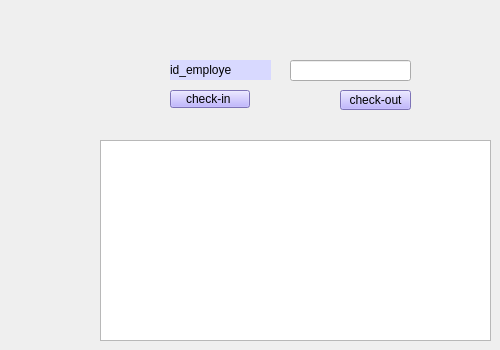
      <widget class="QWidget" name="tab_23">
       <attribute name="title">
        <string>presence</string>
       </attribute>
       <widget class="QPushButton" name="btn_checkin_2">
        <property name="geometry">
         <rect>
          <x>170</x>
          <y>90</y>
          <width>80</width>
          <height>18</height>
         </rect>
        </property>
        <property name="styleSheet">
         <string notr="true">font: 700 italic 9pt &quot;Segoe UI&quot;;
background-color:rgb(175, 161, 255);
color: rgb(0, 0, 0);
</string>
        </property>
        <property name="text">
         <string>check-in </string>
        </property>
       </widget>
       <widget class="QPushButton" name="btn_checkout_2">
        <property name="geometry">
         <rect>
          <x>340</x>
          <y>90</y>
          <width>71</width>
          <height>20</height>
         </rect>
        </property>
        <property name="styleSheet">
         <string notr="true">font: 700 italic 9pt &quot;Segoe UI&quot;;
background-color:rgb(175, 161, 255);
color: rgb(0, 0, 0);
</string>
        </property>
        <property name="text">
         <string>check-out</string>
        </property>
       </widget>
       <widget class="QLineEdit" name="lineEdit_id_emp_2">
        <property name="geometry">
         <rect>
          <x>290</x>
          <y>60</y>
          <width>121</width>
          <height>21</height>
         </rect>
        </property>
       </widget>
       <widget class="QLabel" name="label_96">
        <property name="geometry">
         <rect>
          <x>170</x>
          <y>60</y>
          <width>101</width>
          <height>20</height>
         </rect>
        </property>
        <property name="minimumSize">
         <size>
          <width>0</width>
          <height>20</height>
         </size>
        </property>
        <property name="styleSheet">
         <string notr="true">font: italic 9pt &quot;Segoe UI&quot;;
background-color: rgb(216, 217, 255);
font: 8pt &quot;Segoe UI&quot;;
color: rgb(0, 0, 0);
font: 700 9pt &quot;Segoe UI&quot;;
</string>
        </property>
        <property name="text">
         <string>id_employe</string>
        </property>
       </widget>
       <widget class="QTableWidget" name="tableView_presence_2">
        <property name="geometry">
         <rect>
          <x>100</x>
          <y>140</y>
          <width>391</width>
          <height>201</height>
         </rect>
        </property>
        <property name="baseSize">
         <size>
          <width>1200</width>
          <height>800</height>
         </size>
        </property>
       </widget>
      </widget>
